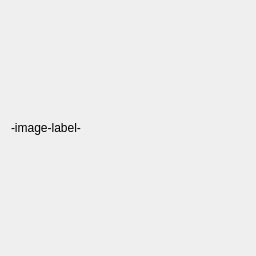
<ui version="4.0" >
 <class>RenderWindow</class>
 <widget class="QWidget" name="RenderWindow" >
  <property name="geometry" >
   <rect>
    <x>0</x>
    <y>0</y>
    <width>256</width>
    <height>256</height>
   </rect>
  </property>
  <property name="sizePolicy" >
   <sizepolicy vsizetype="Ignored" hsizetype="Ignored" >
    <horstretch>0</horstretch>
    <verstretch>0</verstretch>
   </sizepolicy>
  </property>
  <property name="windowTitle" >
   <string>Preview</string>
  </property>
  <layout class="QHBoxLayout" name="horizontalLayout" >
   <item>
    <widget class="QLabel" name="imageLabel" >
     <property name="sizePolicy" >
      <sizepolicy vsizetype="Ignored" hsizetype="Ignored" >
       <horstretch>0</horstretch>
       <verstretch>0</verstretch>
      </sizepolicy>
     </property>
     <property name="text" >
      <string>-image-label-</string>
     </property>
    </widget>
   </item>
  </layout>
 </widget>
 <resources/>
 <connections/>
</ui>
